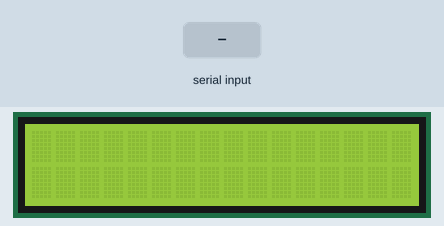
This sketch was run on a simulated Arduino Uno, built with avr-gcc and run on an emulated ATmega328P. Parts: 16×2 character LCD. The test bench sets the inputs (shaded band). What the sketch prints to the serial monitor is not drawn.

Above: at 1.2 s.
1.3 s: "1\n" received over Serial
At 2.0 s:
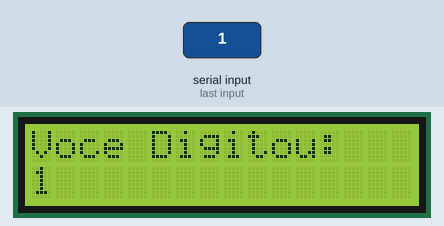
At 5.5 s:
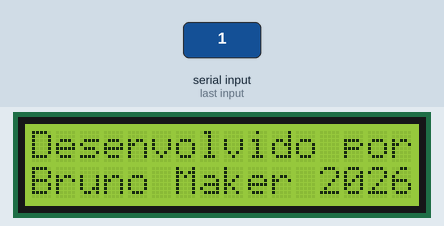
5.8 s: "0\n" received over Serial
At 7.9 s:
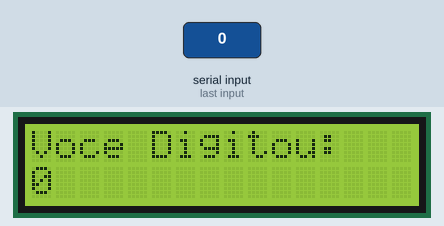
Timing chart, 0 to 9.4 s (numbered marks = the images above; inputs shaded):
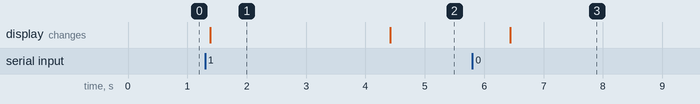

Measured:
- after the input at 1.3 s, the display: changes after 0.09 s (image 1)
- after the input at 5.8 s, the display: changes after 0.64 s (image 3)
- what the display in image 1 shows lasts 3.0 s, from 1.4 s to 4.4 s

The sketch:

LCD_I2C.ino
```cpp
/*
LIGAÇÕES COM I2C NO ARDUÍNO:
GND PLACA NO GND DO I2C
5V DA PLCA NO VCC DO I2C
SCL DO I2C NO PINO ANALÓGICO 4 DA PLACA
SDA DO I2C NO PINO ANALÓGICO 5 DA PLACA

CASO O POTENCIÔMETRO DO I2C NÃO FUNCIONE(NÃO LIGUE NEM APAREÇA MENSAGEM):
1 - USE UM JUMPER FÊMEA-FÊMEA LIGANDO OS PINOS DO LED I2C
2 - LIGUE UM JUMPER FÊMEA NO V0 DO I2C "TERCEIRO PINO DA ESQUERDA PRA DIREITA LCD PRA CIMA"
3 - LIGUE UM RESISTOR DE 2K NA OUTRA PONTA DO JUMPER FÊMEA
4 - LIGUE A SEGUNDA PONTA DO RESISTOR A OUTRO JUMPER MACHO-FÊMEA
5 - LIGUE O PINO DO JUMPER NO GND DA PLACA(ARDUÍNO)
*/

#include <LiquidCrystal_I2C.h>

// Classe para uso do LCD com I2C...
LiquidCrystal_I2C lcd(0x27, 16, 2);

// Frase fixa da primeira linha...
String palavra_digitada = "Voce Digitou:";
// Recebe a palavra digita...
String digitar_palavra = "";

void setup() {
  Serial.begin(9600);
  // "init();" inicializa o LCD
  lcd.init();
  // "backlight();" acende a luz de fundo...
  lcd.backlight();
}

void loop() {
  // Limpa a tela antes de pedir a nova palavra
  lcd.clear();
  // Pede para digitar a palavra...
  Serial.println("Digite a palavra...");

  // Espera o usuário digitar na serial...
  while (Serial.available() == 0) {
    delay(100);
  }

  // Lê até apertar Enter...
  digitar_palavra = Serial.readStringUntil('\n');
  // Limpa os espaços do início, fim e quebra de linhas...
  digitar_palavra.trim();

  // Limpa a tela para garantir que não tenha lixo do ciclo anterior
  lcd.clear();

  // "0" é a coluna de cima, a primeira, da esquerda pra direita...
  // "0" é linha de cima, a primeira, da esquerda pra direita...
  lcd.setCursor(0,0);
  // "11" caracteres na palavra +1 no espaço e 1 no ":"...
  lcd.print(palavra_digitada);

  // "0" primeira coluna de baixo a esquerda...
  // "1" segunda linha, de baixo...
  lcd.setCursor(0,1);
  lcd.print(digitar_palavra);

  // Tempo para a pessoa ler o que digitou
  delay(3000);

  // "clear();" Limpa e mostra os créditos
  lcd.clear();
  // Créditos...
  lcd.setCursor(0,0);
  lcd.print("Desenvolvido por");
  lcd.setCursor(0,1);
  lcd.print("Bruno Maker 2026");

  // Tempo mostrando os créditos
  delay(2000);

  // O "loop();" chega ao fim e recomeça automaticamente...
}
```
